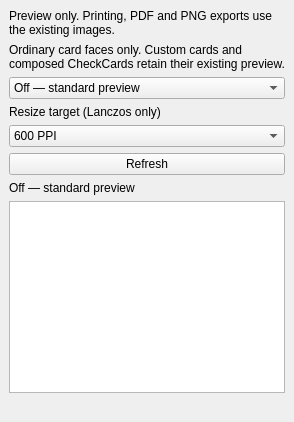
<?xml version="1.0" encoding="UTF-8"?>
<ui version="4.0">
 <class>ImagePreparationPreview</class>
 <widget class="QDockWidget" name="ImagePreparationPreview">
  <property name="windowTitle"><string>Image Preparation Preview</string></property>
  <widget class="QWidget" name="dock_contents">
   <layout class="QVBoxLayout" name="verticalLayout">
    <item><widget class="QLabel" name="scope_label"><property name="text"><string>Preview only. Printing, PDF and PNG exports use the existing images.</string></property><property name="wordWrap"><bool>true</bool></property></widget></item>
    <item><widget class="QLabel" name="supported_cards_label"><property name="text"><string>Ordinary card faces only. Custom cards and composed CheckCards retain their existing preview.</string></property><property name="wordWrap"><bool>true</bool></property></widget></item>
    <item><widget class="QComboBox" name="mode_combo"><property name="accessibleName"><string>Preparation mode</string></property>
      <item><property name="text"><string>Off — standard preview</string></property></item>
      <item><property name="text"><string>Original — native source pixels</string></property></item>
      <item><property name="text"><string>Lanczos resize</string></property></item>
    </widget></item>
    <item><widget class="QLabel" name="target_label"><property name="text"><string>Resize target (Lanczos only)</string></property></widget></item>
    <item><widget class="QComboBox" name="target_combo"><property name="accessibleName"><string>Lanczos target</string></property>
      <item><property name="text"><string>600 PPI</string></property></item>
      <item><property name="text"><string>900 PPI</string></property></item>
      <item><property name="text"><string>1200 PPI</string></property></item>
    </widget></item>
    <item><widget class="QPushButton" name="refresh_button"><property name="text"><string>Refresh</string></property></widget></item>
    <item><widget class="QLabel" name="status_label"><property name="text"><string>Off — standard preview</string></property><property name="wordWrap"><bool>true</bool></property></widget></item>
    <item><widget class="QPlainTextEdit" name="details_text"><property name="readOnly"><bool>true</bool></property><property name="maximumHeight"><number>160</number></property><property name="accessibleName"><string>Preparation details</string></property></widget></item>
    <item><spacer name="verticalSpacer"><property name="orientation"><enum>Qt::Vertical</enum></property><property name="sizeHint" stdset="0"><size><width>20</width><height>20</height></size></property></spacer></item>
   </layout>
  </widget>
 </widget>
 <resources/>
 <connections/>
</ui>
